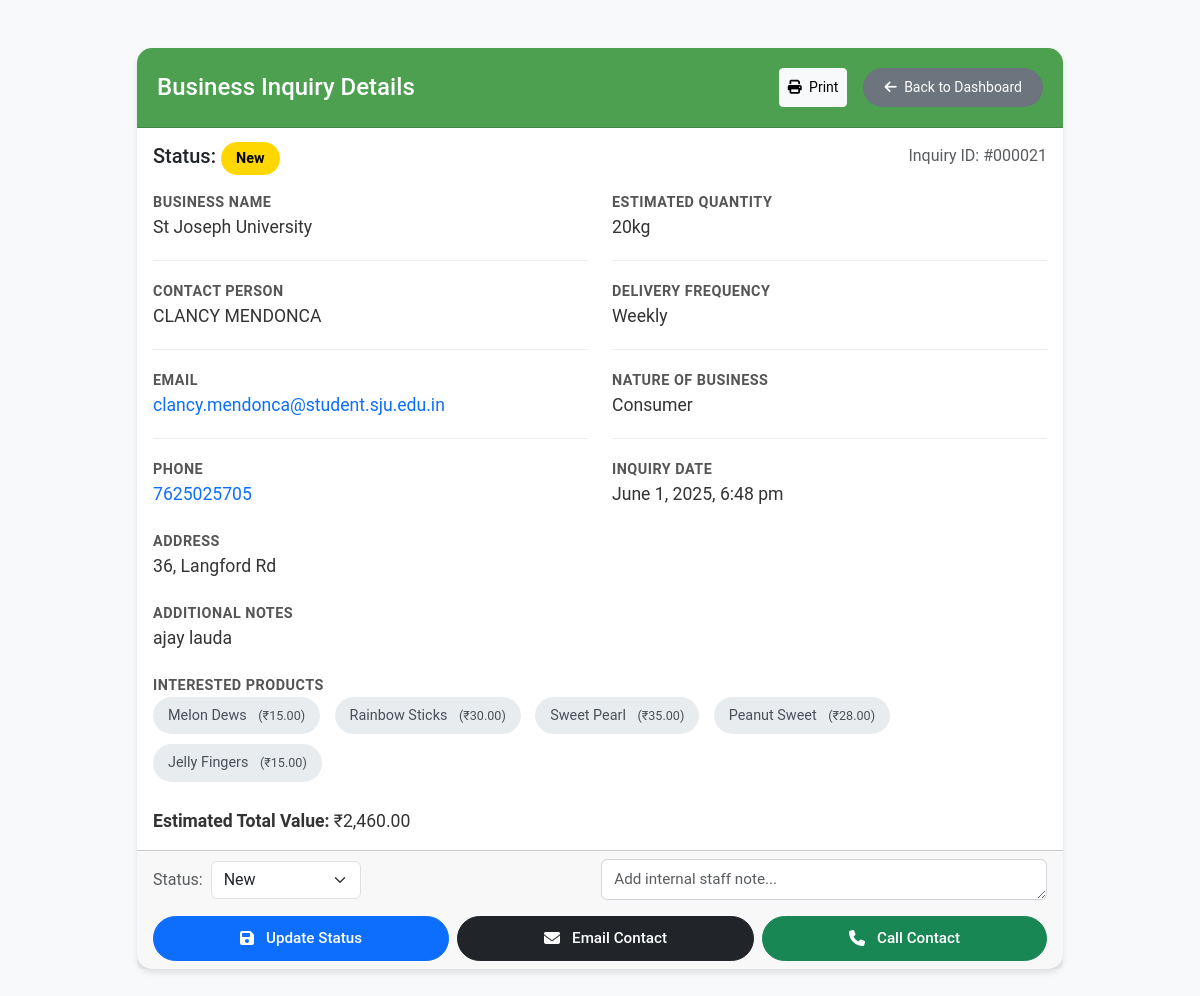
The page /view_inquiry.php?id=21 (signed in) on the database its author committed.
### tables this page shows
CREATE TABLE `business_inquiries` (
  `id` int(11) NOT NULL,
  `business_name` varchar(255) NOT NULL,
  `contact_person_name` varchar(255) NOT NULL,
  `email` varchar(255) NOT NULL,
  `phone` varchar(50) NOT NULL,
  `estimated_quantity` varchar(100) DEFAULT NULL,
  `delivery_frequency` varchar(50) DEFAULT NULL,
  `address` text DEFAULT NULL,
  `additional_notes` text DEFAULT NULL,
  `business_nature` varchar(100) DEFAULT NULL,
  `status` enum('new','in-progress','completed','cancelled') NOT NULL DEFAULT 'new',
  `staff_note` text DEFAULT NULL,
  `created_at` timestamp NOT NULL DEFAULT current_timestamp(),
  `updated_at` timestamp NOT NULL DEFAULT current_timestamp() ON UPDATE current_timestamp()
);

CREATE TABLE `products` (
  `id` int(11) NOT NULL,
  `name` varchar(255) NOT NULL,
  `description` text DEFAULT NULL,
  `image_path` varchar(500) DEFAULT NULL,
  `price` decimal(10,2) NOT NULL,
  `variety` varchar(255) DEFAULT NULL,
  `price_per_gram` decimal(10,2) DEFAULT NULL,
  `veg_status` enum('Veg','Non-Veg') NOT NULL,
  `created_at` timestamp NOT NULL DEFAULT current_timestamp()
);

### view_inquiry.php (the view, shortened to what this page needs)
<?php
require_once 'connection.php';
$allowed_statuses = [
    STATUS_NEW,
    STATUS_IN_PROGRESS,
    STATUS_COMPLETED,
    STATUS_CANCELLED
];
$inquiry_id = intval($_GET['id']);
$inquiry_query = "SELECT * FROM business_inquiries WHERE id = ?";
$inquiry_stmt = $conn->prepare($inquiry_query);
$inquiry_stmt->bind_param("i", $inquiry_id);
$inquiry_stmt->execute();
$inquiry_result = $inquiry_stmt->get_result();
$inquiry = $inquiry_result->fetch_assoc();
$products_query = "SELECT p.id, p.name, p.price
                   FROM products p
                   JOIN business_inquiry_products bip ON p.id = bip.product_id
                   WHERE bip.inquiry_id = ?";
$products_stmt = $conn->prepare($products_query);
if ($products_stmt === false) {
    error_log("Failed to prepare products statement: " . $conn->error);
    $interested_products = [];
    $total_value = 0;
} else {
    $products_stmt->bind_param("i", $inquiry_id);
    $products_stmt->execute();
    $products_result = $products_stmt->get_result();
    $interested_products = [];
    $total_value = 0;
    $quantity_numeric = preg_replace('/[^0-9.]/', '', $inquiry['estimated_quantity']);
    $quantity_numeric = floatval($quantity_numeric);
    while ($row = $products_result->fetch_assoc()) {
        $interested_products[] = $row;
        if ($quantity_numeric > 0) {
            $total_value += $row['price'] * $quantity_numeric;
        }
    }
}
?>
<!DOCTYPE html>
<html lang="en">
<head>
    <link href="https://cdn.jsdelivr.net/npm/bootstrap@5.3.3/dist/css/bootstrap.min.css" rel="stylesheet">
    <link rel="stylesheet" href="https://cdnjs.cloudflare.com/ajax/libs/font-awesome/6.1.1/css/all.min.css"/>
</head>
<body>
    <div class="container py-5">
        <div class="row justify-content-center">
            <div class="col-lg-10">
                <div class="card">
                    <div class="card-header d-flex justify-content-between align-items-center">
                        <h4 class="mb-0">Business Inquiry Details</h4>
                        <div class="d-flex gap-2 no-print"> <button onclick="window.print()" class="btn btn-sm btn-light me-2">
                                <i class="fas fa-print me-1"></i> Print
                            </button>
                            <a href="dashboard.php" class="btn btn-sm back-btn">
                                <i class="fas fa-arrow-left me-1"></i> Back to Dashboard
                            </a>
                        </div>
                    </div>
                    <div class="card-body">
                        <div class="row mb-4">
                            <div class="col-12">
                                <div class="d-flex justify-content-between align-items-center">
                                    <h5 class="mb-0">Status:
                                        <span class="status-badge status-<?= strtolower(htmlspecialchars($inquiry['status'] ?? 'new')) ?>">
                                            <?= ucfirst(htmlspecialchars($inquiry['status'] ?? 'New')) ?>
                                        </span>
                                    </h5>
                                    <div class="text-muted">
                                        Inquiry ID: #<?= str_pad(htmlspecialchars($inquiry_id), 6, '0', STR_PAD_LEFT) ?>
                                    </div>
                                </div>
                            </div>
                        </div>
                        <div class="row">
                            <div class="col-md-6">
                                <div class="detail-row">
                                    <div class="detail-label">Business Name</div>
                                    <div class="detail-value"><?= htmlspecialchars($inquiry['business_name']) ?></div>
                                </div>
                                <div class="detail-row">
                                    <div class="detail-label">Contact Person</div>
                                    <div class="detail-value"><?= htmlspecialchars($inquiry['contact_person_name']) ?></div>
                                </div>
                                <div class="detail-row">
                                    <div class="detail-label">Email</div>
                                    <div class="detail-value">
                                        <a href="mailto:<?= htmlspecialchars($inquiry['email']) ?>" class="text-decoration-none">
                                            <?= htmlspecialchars($inquiry['email']) ?>
                                        </a>
                                    </div>
                                </div>
                                <div class="detail-row">
                                    <div class="detail-label">Phone</div>
                                    <div class="detail-value">
                                        <a href="tel:<?= htmlspecialchars($inquiry['phone']) ?>" class="text-decoration-none">
                                            <?= htmlspecialchars($inquiry['phone']) ?>
                                        </a>
                                    </div>
                                </div>
                            </div>
                            <div class="col-md-6">
                                <div class="detail-row">
                                    <div class="detail-label">Estimated Quantity</div>
                                    <div class="detail-value"><?= htmlspecialchars($inquiry['estimated_quantity']) ?></div>
                                </div>
                                <div class="detail-row">
                                    <div class="detail-label">Delivery Frequency</div>
                                    <div class="detail-value"><?= htmlspecialchars($inquiry['delivery_frequency']) ?></div>
                                </div>
                                <div class="detail-row">
                                    <div class="detail-label">Nature of Business</div>
                                    <div class="detail-value"><?= htmlspecialchars($inquiry['business_nature']) ?></div>
                                </div>
                                <div class="detail-row">
                                    <div class="detail-label">Inquiry Date</div>
                                    <div class="detail-value">
                                        <?= date('F j, Y, g:i a', strtotime($inquiry['created_at'])) ?>
                                    </div>
                                </div>
                            </div>
                        </div>
                        <div class="row mt-4">
                            <div class="col-12">
                                <div class="detail-row">
                                    <div class="detail-label">Address</div>
                                    <div class="detail-value"><?= nl2br(htmlspecialchars($inquiry['address'])) ?></div>
                                </div>
                            </div>
                        </div>
                        <?php if (!empty($inquiry['additional_notes'])): ?>
                        <div class="row mt-4">
                            <div class="col-12">
                                <div class="detail-row">
                                    <div class="detail-label">Additional Notes</div>
                                    <div class="detail-value"><?= nl2br(htmlspecialchars($inquiry['additional_notes'])) ?></div>
                                </div>
                            </div>
                        </div>
                        <?php endif; ?>
                        <div class="row mt-4">
                            <div class="col-12">
                                <div class="detail-row">
                                    <div class="detail-label">Interested Products</div>
                                    <div class="detail-value">
                                        <?php if (count($interested_products) > 0): ?>
                                            <?php foreach ($interested_products as $product): ?>
                                                <span class="product-badge">
                                                    <?= htmlspecialchars($product['name']) ?>
                                                    <small class="ms-2">(₹<?= number_format($product['price'], 2) ?>)</small>
                                                </span>
                                            <?php endforeach; ?>
                                            <?php if ($total_value > 0): ?>
                                                <div class="mt-3">
                                                    <strong>Estimated Total Value:</strong>
                                                    ₹<?= number_format($total_value, 2) ?>
                                                </div>
                                            <?php endif; ?>
                                        <?php else: ?>
                                            <span class="text-muted">No products selected</span>
                                        <?php endif; ?>
                                    </div>
                                </div>
                            </div>
                        </div>
                    </div>
                    <div class="card-footer no-print">
                        <form method="POST" id="statusUpdateForm" class="d-block mb-3">
                            <div class="d-flex flex-column flex-md-row align-items-start align-items-md-center gap-2">
                                <div class="d-flex align-items-center flex-grow-1 me-md-2 mb-2 mb-md-0">
                                    <label for="inquiryStatus" class="form-label mb-0 me-2 text-muted">Status:</label>
                                    <select name="status" id="inquiryStatus" class="form-select w-auto">
                                        <?php foreach ($allowed_statuses as $status_option): ?>
                                            <option value="<?= $status_option ?>" <?= (strtolower($inquiry['status'] ?? '') === $status_option) ? 'selected' : '' ?>>
                                                <?= ucfirst($status_option) ?>
                                            </option>
                                        <?php endforeach; ?>
                                    </select>
                                </div>
                                <div class="flex-grow-1">
                                    <textarea name="staff_note" id="staffNote" class="form-control" placeholder="Add internal staff note..." rows="1"><?= htmlspecialchars($inquiry['staff_note'] ?? '') ?></textarea>
                                </div>
                            </div>
                        </form>
                        <div class="d-flex flex-column flex-md-row justify-content-md-end gap-2">
                            <button type="submit" form="statusUpdateForm" name="update_status" class="btn btn-primary action-btn flex-fill">
                                <i class="fas fa-save me-1"></i> Update Status
                            </button>
                            <a href="mailto:<?= htmlspecialchars($inquiry['email']) ?>" class="btn btn-dark action-btn flex-fill">
                                <i class="fas fa-envelope me-1"></i> Email Contact
                            </a>
                            <a href="tel:<?= htmlspecialchars($inquiry['phone']) ?>" class="btn btn-success action-btn flex-fill">
                                <i class="fas fa-phone me-1"></i> Call Contact
                            </a>
                        </div>
                    </div>
                </div>
            </div>
        </div>
    </div>
</body>
</html>

### view_inquiry.php (style rules this page uses)
body { background-color: #f8f9fa; font-family: 'Roboto', sans-serif; }
.card { border-radius: 15px; box-shadow: 0 4px 6px rgba(0, 0, 0, 0.1); margin-bottom: 20px; border: none; }
.card-header { background-color: #4ca050; color: white; border-radius: 15px 15px 0 0 !important; padding: 20px; }
.detail-row { margin-bottom: 20px; padding-bottom: 20px; border-bottom: 1px solid #eee; }
.detail-row:last-child { border-bottom: none; margin-bottom: 0; padding-bottom: 0; }
.detail-label { font-weight: 600; color: #555; font-size: 0.9rem; text-transform: uppercase; letter-spacing: 0.5px; }
.detail-value { color: #333; font-size: 1.1rem; }
.product-badge { background-color: #e9ecef; color: #495057; padding: 8px 15px; border-radius: 25px; margin-right: 10px; margin-bottom: 10px; display: inline-block; font-size: 0.9rem; transition: all 0.3s ease; }
.back-btn { background-color: #6c757d; color: white; padding: 8px 20px; border-radius: 25px; transition: all 0.3s ease; }
.status-badge { padding: 8px 15px; border-radius: 25px; font-weight: 600; font-size: 0.9rem; }
.status-new { background-color: #ffd700; color: #000; }
.action-btn { padding: 10px 25px; border-radius: 25px; font-weight: 600; transition: all 0.3s ease; }
.action-btn { padding: 0.5rem 1.25rem; font-size: 0.95rem; font-weight: 500; display: inline-flex; align-items: center; justify-content: center; gap: 0.5rem; transition: all 0.2s ease; }
.action-btn i { font-size: 1rem; }
.card-footer form { margin-bottom: 1rem; }
.card-footer textarea.form-control { min-height: 40px; resize: vertical; border-radius: 6px; border: 1px solid #ced4da; padding: 0.5rem 0.75rem; font-size: 0.95rem; transition: all 0.2s ease; }
.card-footer .action-btn { white-space: nowrap; padding: 10px 15px; border-radius: 25px; font-weight: 500; display: inline-flex; align-items: center; justify-content: center; gap: 0.5rem; transition: all 0.2s ease; }
.card-footer .action-btn i { font-size: 1rem; }
.card-footer .form-select.w-auto { width: auto !important; min-width: 150px; }
.card-footer .d-flex.flex-column.flex-md-row .flex-grow-1 { flex-grow: 1; }

### rows shown on the page
business_inquiries: status "New", business_name "St Joseph University", contact_person_name "CLANCY MENDONCA", email "clancy.mendonca@student.sju.edu.in", phone "7625025705", estimated_quantity "20kg", delivery_frequency "Weekly", business_nature "Consumer", created_at "June 1, 2025, 6:48 pm", address "36, Langford Rd", additional_notes "ajay lauda"
products: name "Melon Dews", price "15.00"
products: name "Rainbow Sticks", price "30.00"
products: name "Sweet Pearl", price "35.00"
products: name "Peanut Sweet", price "28.00"
products: name "Jelly Fingers", price "15.00"

### other values the page prints
str_pad(htmlspecialchars($inquiry_id), 6, '0', STR_PAD_LEFT) "000021"
$total_value "2,460.00"
